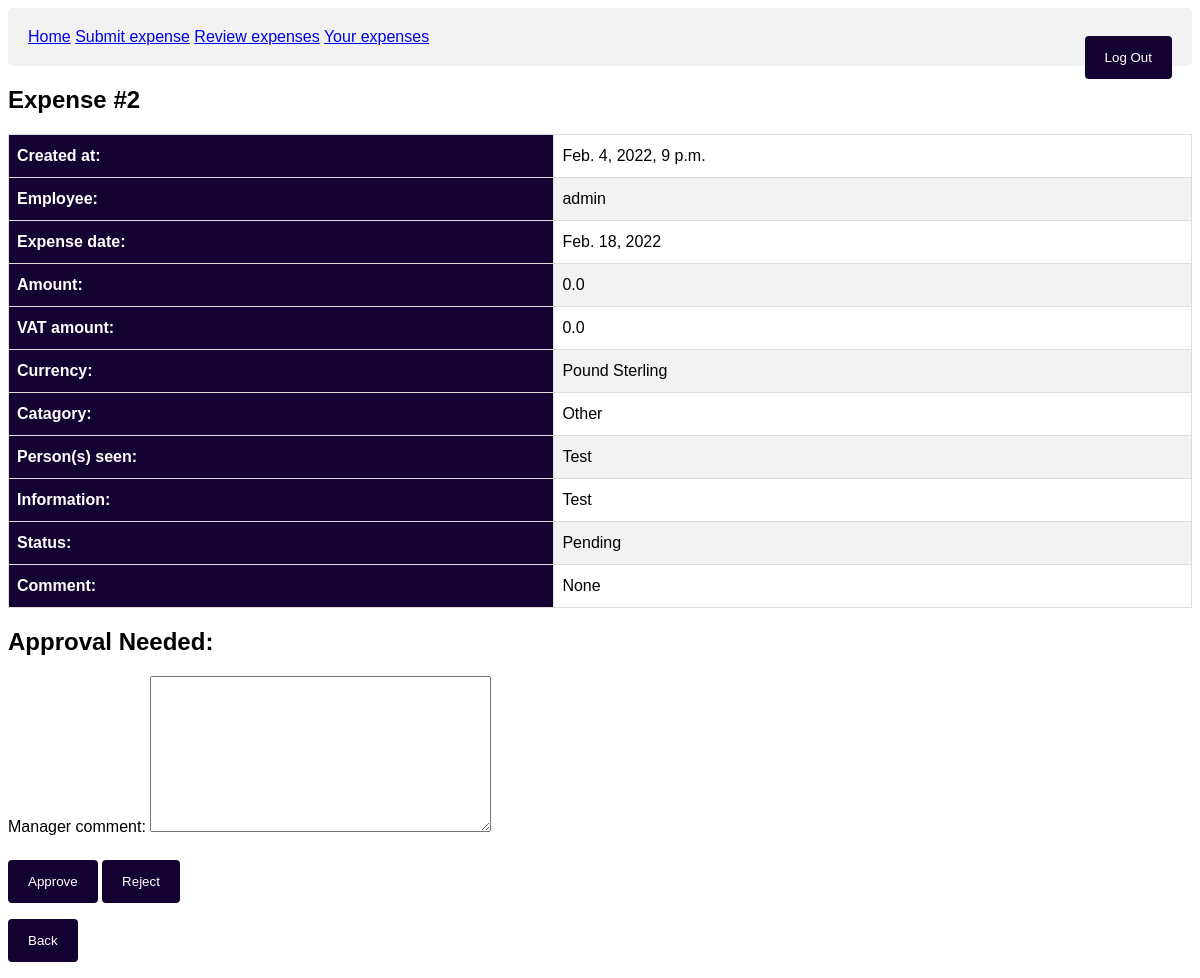
The app's page /claim/2 (signed in) with its own data.
### expense_app/models.py (models this page shows)
class Expense(models.Model):
    Approved = "AP"
    Rejected = "RE"
    Draft = "DR"
    Pending = "PE"
    Accommodation = "AC"
    Subsistence = "SU"
    Mileage = "MI"
    Staff_entertainment = "SE"
    Client_entertainment = "CE"
    Other = "OH"
    Flights = "FL"
    Other_travel = "OT"
    Euro = "EU"
    GBP = "GB"
    USD = "US"
    SGD = "SG"
    AUD = "AU"
    CHF = "CH"
    HKD = "HK"
    Status_Type = [(Approved, "Approved"), (Rejected, "Rejected"), (Draft, "Draft"), (Pending, "Pending")]
    Claim_Type = [(Accommodation, "Accommodation"), (Client_entertainment, "Client entertainment (Incl VAT)"), (Flights, "Flights"), (Mileage, "Mileage"), (Other, "Other"), (Other_travel, "Other travel"), (Staff_entertainment, "Staff entertainment"), (Subsistence, "Subsistence")]
    Currency_Type = [(Euro, "Euro"), (GBP, "Pound Sterling"), (USD, "US Dollar"), (SGD, "Singaporean Dollar"), (AUD, "Australian Dollar"), (CHF, "Swiss Franc"), (HKD, "Hong Kong Dollar")]
    time = models.DateTimeField(auto_now = True)
    expense_amount = models.FloatField(validators=[MinValueValidator(0.0)], default=0)
    VAT_amount = models.FloatField(validators=[MinValueValidator(0.0)], default=0)
    employee = models.ForeignKey(User, on_delete=models.CASCADE, default = id(User))
    catagory = models.CharField(max_length = 2, choices= Claim_Type, default = "OH")
    persons_seen = models.CharField(max_length = 50, blank=False)
    information = models.TextField(max_length = 500)
    status = models.CharField(max_length = 2, choices= Status_Type, default = "PE")
    manager_comment = models.TextField(max_length = 500, null= True)
    expense_date = models.DateField()
    currency = models.CharField(max_length = 2, choices = Currency_Type, default = "GB")
    class Meta:
        ordering = ["time"]

### expense_app/views.py (the view, shortened to what this page needs)
# urls.py: path("claim/<pk>", views.ManagerView.as_view(), name = "claim"),
class ManagerView(LoginRequiredMixin, PermissionRequiredMixin, UpdateView):
  permission_required = "expense_app.change_expense"
  model = Expense
  template_name = "expense_app/claim.html"
  form_class = ApprovalForm
  success_url = "/review"

### expense_app/forms.py
class ApprovalForm(forms.ModelForm):
  class Meta:
    model = Expense
    fields = ("manager_comment",)

### expense_app/templatetags/auth_extras.py (called while the page is built)
@register.filter(name='has_group')
def has_group(user, group_name):
    return user.groups.filter(name=group_name).exists()

### expense_app/templates/expense_app/claim.html (shortened to what this page needs)
<!DOCTYPE html>
{% extends 'expense_app/base.html' %}
{% block content %}
<h2>Expense #{{expense.id}}</h2>
<table id="expense">
  <tr>
    <th>Created at:</th>
    <td>{{expense.time}}</td>
  </tr>
  <tr>
    <th>Employee:</th>
    <td>{{expense.employee}}</td>
  </tr>
  <tr>
    <th>Expense date:</th>
    <td>{{expense.expense_date}}</td>
  </tr>
  <tr>
    <th>Amount:</th>
    <td>{{expense.expense_amount}}</td>
  </tr>
  <tr>
    <th>VAT amount:</th>
    <td>{{expense.VAT_amount}}</td>
  </tr>
  <tr>
    <th>Currency:</th>
    <td>{{expense.get_currency_display}}</td>
  </tr>
  <tr>
    <th>Catagory:</th>
    <td>{{expense.get_catagory_display}}</td>
  </tr>
  <tr>
    <th>Person(s) seen:</th>
    <td>{{expense.persons_seen}}</td>
  </tr>
  <tr>
    <th>Information:</th>
    <td>{{expense.information}}</td>
  </tr>
  <tr>
    <th>Status:</th>
    <td>{{expense.get_status_display}}</td>
  </tr>
  <tr>
    <th>Comment:</th>
    <td>{{expense.manager_comment}}</td>
  </tr>
</table>
<h2>Approval Needed:</h2>
<form action="" method="POST">
    {{ form.as_p }}
    <input type="submit" value="Approve" name="Approve">
    <input type="submit" value="Reject" name="Reject">
  </form>
<a href="{% url 'review' %}"><button>Back</button></a>
{% endblock %}

### expense_app/templates/expense_app/base.html (style rules this page uses)
body { font-family: Arial, Helvetica, sans-serif; }
table { border-collapse: collapse; width: 100%; }
td, th { border: 1px solid #ddd; padding: 8px; }
tr:nth-child(even) { background-color: #f2f2f2; }
th { padding-top: 12px; padding-bottom: 12px; text-align: left; background-color: #140332; color: white; }
button, input[type=submit] { background-color: #140332; color: white; padding: 14px 20px; margin: 8px 0; border: none; border-radius: 4px; cursor: pointer; }

### records on screen
Expense: id "2", time "Feb. 4, 2022, 9 p.m.", employee "admin", expense_date "Feb. 18, 2022", expense_amount "0.0", VAT_amount "0.0", currency "Pound Sterling", catagory "Other", persons_seen "Test", information "Test", status "Pending", manager_comment "None"
